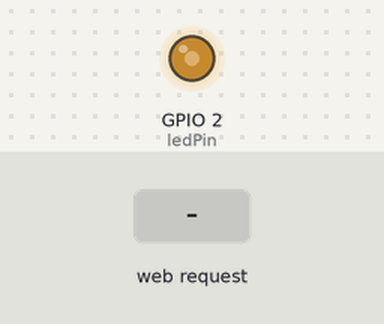
The sketch below on a simulated ESP32. Shown: output pins drawn as LEDs (lit = HIGH). The test bench sets the inputs (shaded band). WiFi joins after 1.5 s; servers stay silent unless stated; what the sketch prints to the serial monitor is not drawn.

Above: at 2.7 s.
2.8 s: HTTP request GET /setPWM?value=1 received
At 3.9 s:
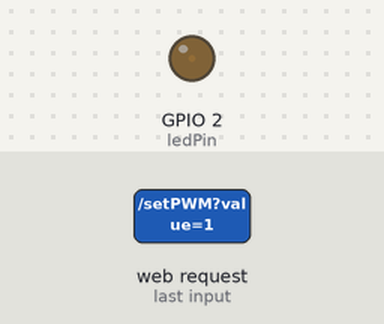
4.3 s: HTTP request GET /setPWM?value=0 received
At 5.0 s:
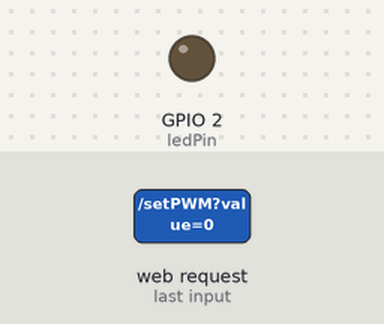
Timing chart, 0 to 7.3 s (numbered marks = the images above; inputs shaded):
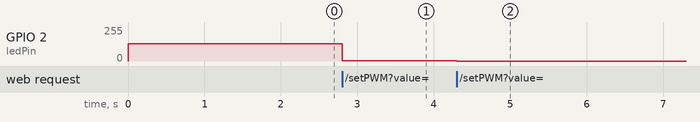

Measured:
- after the input at 2.8 s, GPIO 2 (ledPin): 128/255 → 1/255 at once
- after the input at 4.3 s, GPIO 2 (ledPin): 1/255 → 0/255 at once

The sketch:

web_dimmer.ino
```cpp
#include <WiFi.h>
#include <WebServer.h>

const char* ssid = "YOUR_SSID";
const char* password = "YOUR_PASSWORD";

const int ledPin = 2;
const int pwmChannel = 0;
const int pwmFrequency = 5000;
const int pwmResolution = 8;

WebServer server(80);
int brightness = 128;

const char index_html[] PROGMEM = R"rawliteral(
<!DOCTYPE html>
<html lang="zh-CN">
<head>
  <meta charset="utf-8" />
  <meta name="viewport" content="width=device-width, initial-scale=1.0" />
  <title>ESP32 Web 无极调光器</title>
  <style>
    * { margin: 0; padding: 0; box-sizing: border-box; }
    body {
      font-family: 'Segoe UI', Arial, sans-serif;
      background: linear-gradient(135deg, #1a1a2e 0%, #16213e 100%);
      color: #eee; min-height: 100vh;
      display: flex; justify-content: center; align-items: center;
    }
    .card {
      background: #222; border-radius: 16px; padding: 32px 40px;
      box-shadow: 0 8px 32px rgba(0,0,0,0.4);
      text-align: center; max-width: 420px; width: 90%;
    }
    h1 { font-size: 1.4rem; margin-bottom: 8px; color: #ffd700; }
    .sub { font-size: 0.85rem; color: #888; margin-bottom: 28px; }
    .brightness-bar {
      width: 100%; height: 12px; border-radius: 6px;
      background: linear-gradient(to right, #333, #ffd700);
      margin-bottom: 20px; transition: box-shadow 0.15s;
    }
    input[type=range] {
      width: 100%; height: 8px; -webkit-appearance: none;
      background: linear-gradient(to right, #333 0%, #ffd700 100%);
      border-radius: 4px; outline: none; cursor: pointer;
    }
    input[type=range]::-webkit-slider-thumb {
      -webkit-appearance: none; width: 28px; height: 28px;
      border-radius: 50%; background: #ffd700;
      box-shadow: 0 0 12px rgba(255,215,0,0.5); cursor: pointer;
    }
    .value-display {
      margin-top: 20px; font-size: 3rem; font-weight: bold;
      color: #ffd700; transition: color 0.2s;
    }
    .percent { font-size: 1rem; color: #888; }
    .led-indicator {
      display: inline-block; width: 16px; height: 16px;
      border-radius: 50%; margin-right: 6px; vertical-align: middle;
      transition: background 0.15s;
    }
  </style>
</head>
<body>
  <div class="card">
    <h1>ESP32 Web 无极调光器</h1>
    <p class="sub">拖动滑动条实时调节 LED 亮度</p>
    <div class="brightness-bar" id="bar"></div>
    <input type="range" id="slider" min="0" max="255" value="128" />
    <div class="value-display">
      <span class="led-indicator" id="led"></span>
      <span id="level">128</span>
      <span class="percent" id="pct">(50%)</span>
    </div>
  </div>

  <script>
    const slider = document.getElementById('slider');
    const level = document.getElementById('level');
    const pct = document.getElementById('pct');
    const bar = document.getElementById('bar');
    const led = document.getElementById('led');
    let pendingValue = null, timer = null;

    function updateUI(v) {
      const p = Math.round((v / 255) * 100);
      level.textContent = v;
      pct.textContent = '(' + p + '%)';
      const c = 'rgb(' + (255 - v) + ',' + Math.round(v * 0.6) + ',0)';
      led.style.background = c;
      bar.style.boxShadow = '0 0 ' + (p / 15).toFixed(1) + 'px ' + c;
    }

    function sendBrightness(value) {
      fetch('/setPWM?value=' + value).catch(function(){});
    }

    slider.oninput = function() {
      const v = parseInt(this.value);
      updateUI(v);
      pendingValue = v;
      if (timer) clearTimeout(timer);
      timer = setTimeout(function() {
        sendBrightness(pendingValue);
        timer = null;
      }, 30);
    };

    slider.onchange = function() {
      if (timer) { clearTimeout(timer); timer = null; }
      sendBrightness(parseInt(this.value));
    };

    updateUI(128);
  </script>
</body>
</html>
)rawliteral";

void handleRoot() {
  server.send_P(200, "text/html", index_html);
}

void handleSetPWM() {
  if (server.hasArg("value")) {
    int value = server.arg("value").toInt();
    brightness = constrain(value, 0, 255);
    ledcWrite(pwmChannel, brightness);
    server.send(200, "text/plain", String(brightness));
  } else {
    server.send(400, "text/plain", "Missing value");
  }
}

void setup() {
  Serial.begin(115200);
  WiFi.begin(ssid, password);

  ledcSetup(pwmChannel, pwmFrequency, pwmResolution);
  ledcAttachPin(ledPin, pwmChannel);
  ledcWrite(pwmChannel, brightness);

  Serial.print("Connecting to WiFi");
  while (WiFi.status() != WL_CONNECTED) {
    delay(500);
    Serial.print('.');
  }
  Serial.println();
  Serial.print("Connected. IP address: ");
  Serial.println(WiFi.localIP());

  server.on("/", handleRoot);
  server.on("/setPWM", handleSetPWM);
  server.begin();
  Serial.println("HTTP server started");
}

void loop() {
  server.handleClient();
}
```
